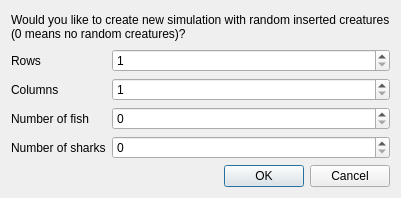
<?xml version="1.0" encoding="UTF-8"?>
<ui version="4.0">
 <class>Dialog</class>
 <widget class="QDialog" name="Dialog">
  <property name="geometry">
   <rect>
    <x>0</x>
    <y>0</y>
    <width>401</width>
    <height>198</height>
   </rect>
  </property>
  <property name="windowTitle">
   <string>Dialog</string>
  </property>
  <layout class="QVBoxLayout" name="verticalLayout_2">
   <item>
    <widget class="QLabel" name="title">
     <property name="sizePolicy">
      <sizepolicy hsizetype="Preferred" vsizetype="Preferred">
       <horstretch>0</horstretch>
       <verstretch>0</verstretch>
      </sizepolicy>
     </property>
     <property name="lineWidth">
      <number>2</number>
     </property>
     <property name="text">
      <string>Would you like to create new simulation with random inserted creatures (0 means no random creatures)?</string>
     </property>
     <property name="textFormat">
      <enum>Qt::AutoText</enum>
     </property>
     <property name="wordWrap">
      <bool>true</bool>
     </property>
     <property name="openExternalLinks">
      <bool>false</bool>
     </property>
    </widget>
   </item>
   <item>
    <layout class="QFormLayout" name="formLayout">
     <item row="1" column="0">
      <widget class="QLabel" name="rows">
       <property name="text">
        <string>Rows</string>
       </property>
       <property name="buddy">
        <cstring>rowsBox</cstring>
       </property>
      </widget>
     </item>
     <item row="1" column="1">
      <widget class="QSpinBox" name="rowsBox">
       <property name="minimum">
        <number>1</number>
       </property>
      </widget>
     </item>
     <item row="2" column="0">
      <widget class="QLabel" name="cols">
       <property name="text">
        <string>Columns</string>
       </property>
       <property name="buddy">
        <cstring>colsBox</cstring>
       </property>
      </widget>
     </item>
     <item row="2" column="1">
      <widget class="QSpinBox" name="colsBox">
       <property name="minimum">
        <number>1</number>
       </property>
      </widget>
     </item>
     <item row="3" column="0">
      <widget class="QLabel" name="nfish">
       <property name="text">
        <string>Number of fish</string>
       </property>
       <property name="buddy">
        <cstring>nfishBox</cstring>
       </property>
      </widget>
     </item>
     <item row="4" column="0">
      <widget class="QLabel" name="nsharks">
       <property name="text">
        <string>Number of sharks</string>
       </property>
       <property name="buddy">
        <cstring>nsharksBox</cstring>
       </property>
      </widget>
     </item>
     <item row="3" column="1">
      <widget class="QSpinBox" name="nfishBox"/>
     </item>
     <item row="4" column="1">
      <widget class="QSpinBox" name="nsharksBox">
       <property name="displayIntegerBase">
        <number>10</number>
       </property>
      </widget>
     </item>
    </layout>
   </item>
   <item>
    <widget class="QDialogButtonBox" name="buttonBox">
     <property name="orientation">
      <enum>Qt::Horizontal</enum>
     </property>
     <property name="standardButtons">
      <set>QDialogButtonBox::Cancel|QDialogButtonBox::Ok</set>
     </property>
    </widget>
   </item>
  </layout>
 </widget>
 <resources/>
 <connections>
  <connection>
   <sender>buttonBox</sender>
   <signal>accepted()</signal>
   <receiver>Dialog</receiver>
   <slot>accept()</slot>
   <hints>
    <hint type="sourcelabel">
     <x>248</x>
     <y>254</y>
    </hint>
    <hint type="destinationlabel">
     <x>157</x>
     <y>274</y>
    </hint>
   </hints>
  </connection>
  <connection>
   <sender>buttonBox</sender>
   <signal>rejected()</signal>
   <receiver>Dialog</receiver>
   <slot>reject()</slot>
   <hints>
    <hint type="sourcelabel">
     <x>316</x>
     <y>260</y>
    </hint>
    <hint type="destinationlabel">
     <x>286</x>
     <y>274</y>
    </hint>
   </hints>
  </connection>
 </connections>
</ui>
